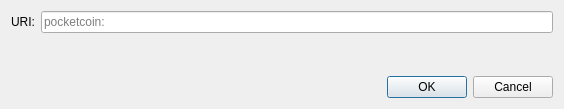
<?xml version="1.0" encoding="UTF-8"?>
<ui version="4.0">
 <class>OpenURIDialog</class>
 <widget class="QDialog" name="OpenURIDialog">
  <property name="geometry">
   <rect>
    <x>0</x>
    <y>0</y>
    <width>564</width>
    <height>109</height>
   </rect>
  </property>
  <property name="windowTitle">
   <string>Open URI</string>
  </property>
  <layout class="QVBoxLayout" name="verticalLayout">
   <item>
    <layout class="QHBoxLayout" name="horizontalLayout">
     <item>
      <widget class="QLabel" name="label">
       <property name="text">
        <string>URI:</string>
       </property>
      </widget>
     </item>
     <item>
      <widget class="QValidatedLineEdit" name="uriEdit">
       <property name="placeholderText">
        <string notr="true">pocketcoin:</string>
       </property>
      </widget>
     </item>
    </layout>
   </item>
   <item>
    <spacer name="verticalSpacer">
     <property name="orientation">
      <enum>Qt::Vertical</enum>
     </property>
     <property name="sizeHint" stdset="0">
      <size>
       <width>20</width>
       <height>40</height>
      </size>
     </property>
    </spacer>
   </item>
   <item>
    <widget class="QDialogButtonBox" name="buttonBox">
     <property name="orientation">
      <enum>Qt::Horizontal</enum>
     </property>
     <property name="standardButtons">
      <set>QDialogButtonBox::Cancel|QDialogButtonBox::Ok</set>
     </property>
    </widget>
   </item>
  </layout>
 </widget>
 <customwidgets>
  <customwidget>
   <class>QValidatedLineEdit</class>
   <extends>QLineEdit</extends>
   <header>qt/qvalidatedlineedit.h</header>
  </customwidget>
 </customwidgets>
 <resources/>
 <connections>
  <connection>
   <sender>buttonBox</sender>
   <signal>accepted()</signal>
   <receiver>OpenURIDialog</receiver>
   <slot>accept()</slot>
   <hints>
    <hint type="sourcelabel">
     <x>248</x>
     <y>254</y>
    </hint>
    <hint type="destinationlabel">
     <x>157</x>
     <y>274</y>
    </hint>
   </hints>
  </connection>
  <connection>
   <sender>buttonBox</sender>
   <signal>rejected()</signal>
   <receiver>OpenURIDialog</receiver>
   <slot>reject()</slot>
   <hints>
    <hint type="sourcelabel">
     <x>316</x>
     <y>260</y>
    </hint>
    <hint type="destinationlabel">
     <x>286</x>
     <y>274</y>
    </hint>
   </hints>
  </connection>
 </connections>
</ui>
